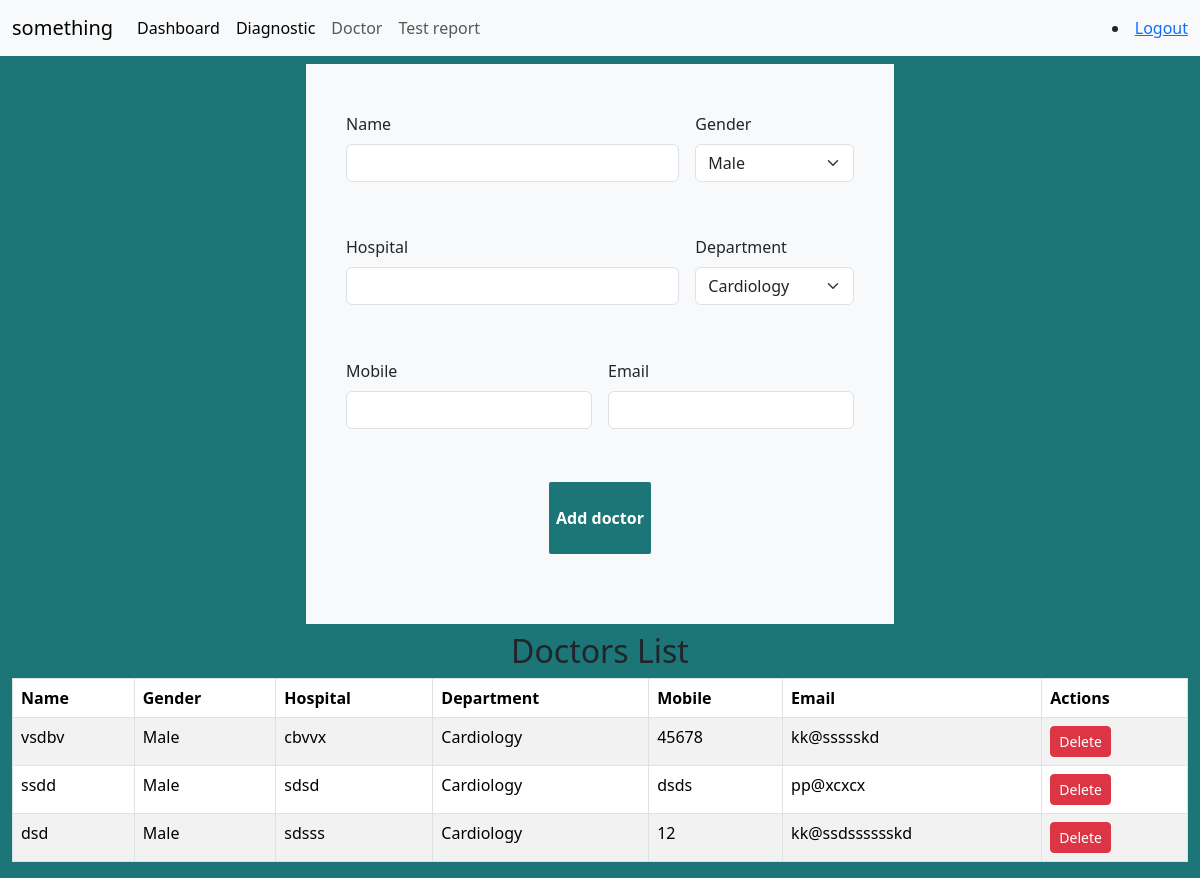
Screenshot of /doctors/ (signed in) with the database file from the repository.
### home/models.py (models this page shows)
class Doctor(models.Model):
    name=models.CharField(max_length=150)
    gender=models.CharField(max_length=50)
    hospital=models.TextField()
    department=models.CharField(max_length=150)
    mobile=models.CharField(max_length=20)
    email=models.CharField(max_length=50, unique=True)

### home/views.py (the view)
# urls.py: path('doctors/', login_required(doctor_view), name='doctors'),
def doctor_view(request):
    doctors=Doctor.objects.all()
    return render(request, 'doctor.html',{'doctors': doctors})

### home/templates/doctor.html (shortened to what this page needs)
    {% include 'navbar.html' %}
<div class="container-fluid ">
    <section class="container bg-light w-50 my-2 p-2 " style="height: 70vh;">
        <form class="row g-3 m-2 p-3" style="height: 90%;" action="{% url 'adddoctor'%}" method="POST">
            <div class="col-md-8">
                <label for="inputPassword4" class="form-label">Name</label>
                <input type="text" class="form-control" id="" name="name" required>
            </div>
            <div class="col-md-4">
                <label for="inputState" class="form-label">Gender</label>
                <div class="d-flex align-items-center ml-1">
                    <select id="inputState" class="form-select" name="gender">
                        <option selected>Male</option>
                    </select>
                </div>
            </div>
            <div class="col-md-8">
                <label for="inputPassword4" class="form-label">Hospital</label>
                <input type="text" class="form-control" id="" name="hospital" required>
            </div>
            <div class="col-md-4">
                <label for="inputState" class="form-label">Department</label>
                <div class="d-flex align-items-center ml-1">
                    <select id="inputState" class="form-select" name="department">
                        <option selected>Cardiology</option>
                    </select>
                </div>
            </div>
      <div class="col-md-6">
        <label for="inputPassword4" class="form-label">Mobile</label>
        <input type="text" name="mobile" class="form-control" id="" required>
    </div>
    <div class="col-md-6">
        <label for="inputPassword4" class="form-label">Email</label>
        <input type="email" name="email" class="form-control" id="" required>
    </div>
    <div class="col-12 d-flex justify-content-center">
        <button type="submit">Add doctor</button>
      </div>
        </form>
    </section>
    <h2 class="text-center">Doctors List</h2>
    <div class="table-responsive">
        <table class="table table-bordered table-striped">
            <thead>
                <tr>
                    <th>Name</th>
                    <th>Gender</th>
                    <th>Hospital</th>
                    <th>Department</th>
                    <th>Mobile</th>
                    <th>Email</th>
                    <th>Actions</th>
                </tr>
            </thead>
            <tbody>
                {% for doctor in doctors %}
                    <tr>
                        <td>{{ doctor.name }}</td>
                        <td>{{ doctor.gender }}</td>
                        <td>{{ doctor.hospital }}</td>
                        <td>{{ doctor.department }}</td>
                        <td>{{ doctor.mobile }}</td>
                        <td>{{ doctor.email }}</td>
                        <td>
                          <form method="POST" action="{% url 'deletedoctor' doctor.id %}" style="display:inline;"onsubmit="return confirmDeletion();">
                                <button type="submit" class="btn btn-danger btn-sm">Delete</button>
                            </form>
                        </td>
                    </tr>
                {% empty %}
                    <tr>
                        <td colspan="7" class="text-center">No doctors found.</td>
                    </tr>
                {% endfor %}
            </tbody>
        </table>
    </div>
</div>
</body>
</html>

### home/templates/navbar.html (shortened to what this page needs)
<!doctype html>
<html lang="en">
  <head>
<link rel="stylesheet" href="https://cdnjs.cloudflare.com/ajax/libs/toastr.js/latest/toastr.min.css">
    <link href="https://cdn.jsdelivr.net/npm/bootstrap@5.3.3/dist/css/bootstrap.min.css" rel="stylesheet">
    <link href="https://getbootstrap.com/docs/5.3/assets/css/docs.css" rel="stylesheet">
   <link rel="stylesheet" href="https://cdnjs.cloudflare.com/ajax/libs/font-awesome/6.0.0-beta3/css/all.min.css">
  </head>
  <body class="p-0 m-0 border-0 bd-example m-0 border-0">
    <nav class="navbar navbar-expand-lg bg-body-tertiary">
      <div class="container-fluid">
        <a class="navbar-brand" href="#">something</a>
        <div class="collapse navbar-collapse" id="navbarSupportedContent">
          <ul class="navbar-nav me-auto mb-2 mb-lg-0">
            <li class="nav-item">
              <a class="nav-link active" aria-current="page" href="{% url 'dashboard' %}">Dashboard</a>
            </li>
            <li class="nav-item">
              <a class="nav-link active" aria-current="page" href="{% url 'diagnostic' %}">Diagnostic</a>
            </li>
            <li class="nav-item">
              <a class="nav-link" href="{% url 'doctors' %}">Doctor</a>
            </li>
            <li class="nav-item">
              <a class="nav-link" href="{% url 'viewallpatients'%}">Test report</a>
            </li>
          </ul>
          <form class="d-flex" role="search">
            {% if user.is_authenticated %}
            <li><a href="{% url 'logout' %}">Logout</a></li>
            {% endif %}
        </form>
        </div>
      </div>
    </nav>

### home/templates/doctor.html (style rules this page uses)
* { box-sizing: border-box; margin: 0; padding: 0; }

### home/templates/navbar.html (style rules this page uses)
:root { --background-color:#1c7577; }
body { background-color:var(--background-color); }
button { background-color:var(--background-color); padding:5px 7px; border:none; border-radius:2px; color:white; font-weight:bold; }

### rows the page displays
Doctor: name "vsdbv", gender "Male", hospital "cbvvx", department "Cardiology", mobile "45678", email "kk@ssssskd"
Doctor: name "ssdd", gender "Male", hospital "sdsd", department "Cardiology", mobile "dsds", email "pp@xcxcx"
Doctor: name "dsd", gender "Male", hospital "sdsss", department "Cardiology", mobile "12", email "kk@ssdsssssskd"
